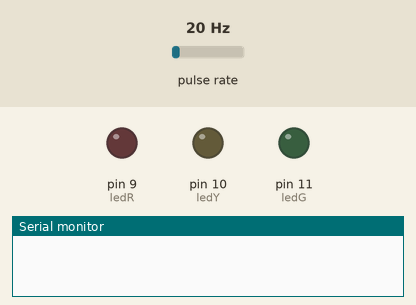
A sketch run on a simulated Arduino Uno, built with avr-gcc and run on an emulated ATmega328P. Shown: output pins drawn as LEDs (lit = HIGH), the last lines printed to the serial monitor. Wiring (inferred from the names in the program): pulse sensor: data pin 2. The test bench sets the inputs (shaded band); at power-on: pulse rate 20 Hz.

Above: at 0.1 s.
At 1.2 s:
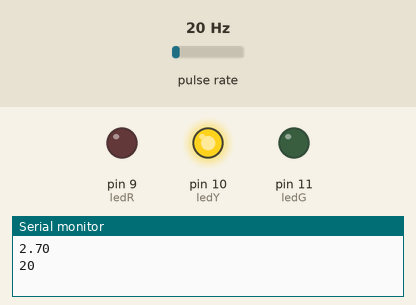
1.3 s: pulse rate (sensor on pin 2) set to 139 Hz
4.3 s: pulse rate (sensor on pin 2) set to 144 Hz
At 5.5 s:
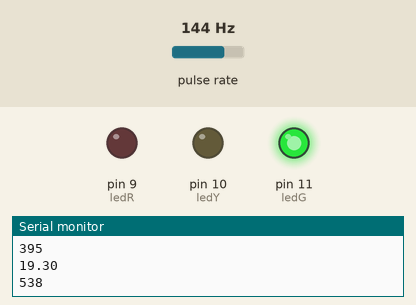
Timing chart, 0 to 8.5 s (numbered marks = the images above; inputs shaded):
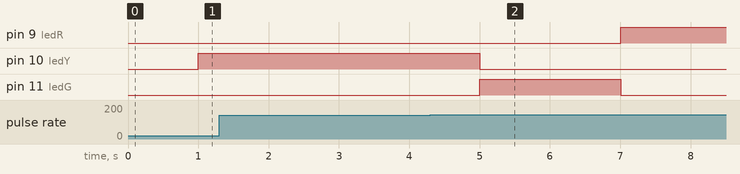

The sketch:

_bling.ino
```cpp
int flowPin = 2;    //This is the input pin on the Arduino
double flowRate;    //This is the value we intend to calculate.
volatile int count; //This integer needs to be set as volatile to ensure it updates correctly during the interrupt process.
int volume = 0;

int ledG = 11;
int ledR = 9;
int ledY = 10;

void setup() {
  // put your setup code here, to run once:
  pinMode(ledG, OUTPUT);
  pinMode(ledR, OUTPUT);
  pinMode(ledY, OUTPUT);
  pinMode(flowPin, INPUT);           //Sets the pin as an input
  attachInterrupt(0, Flow, RISING);  //Configures interrupt 0 (pin 2 on the Arduino Uno) to run the function "Flow"
  Serial.begin(9600);  //Start Serial
}
void loop() {
  // put your main code here, to run repeatedly:
  count = 0;      // Reset the counter so we start counting from 0 again
  interrupts();   //Enables interrupts on the Arduino
  delay (1000);   //Wait 1 second
  noInterrupts(); //Disable the interrupts on the Arduino

  //Start the math
  flowRate = (count * 2.25);        //Take counted pulses in the last second and multiply by 2.25mL
  flowRate = flowRate * 60;         //Convert seconds to minutes, giving you mL / Minute
  flowRate = flowRate / 1000;       //Convert mL to Liters, giving you Liters / Minute

  volume += count;
  if(volume < 400) digitalWrite(ledY, HIGH);
  else if (volume < 800) {
    digitalWrite(ledY, LOW);
    digitalWrite(ledG, HIGH);
  }
  else {
    digitalWrite(ledG, LOW);
    digitalWrite(ledY, LOW);
    digitalWrite(ledR, HIGH);
  }
  Serial.println(flowRate);         //Print the variable flowRate to Serial
  Serial.println(volume);
}

void Flow()
{
   count++; //Every time this function is called, increment "count" by 1
}
```

Measured:
- the behaviour switches between 140 and 141 Hz on pulse rate (sensor on pin 2) (found by bisection; images 1 and 2)
